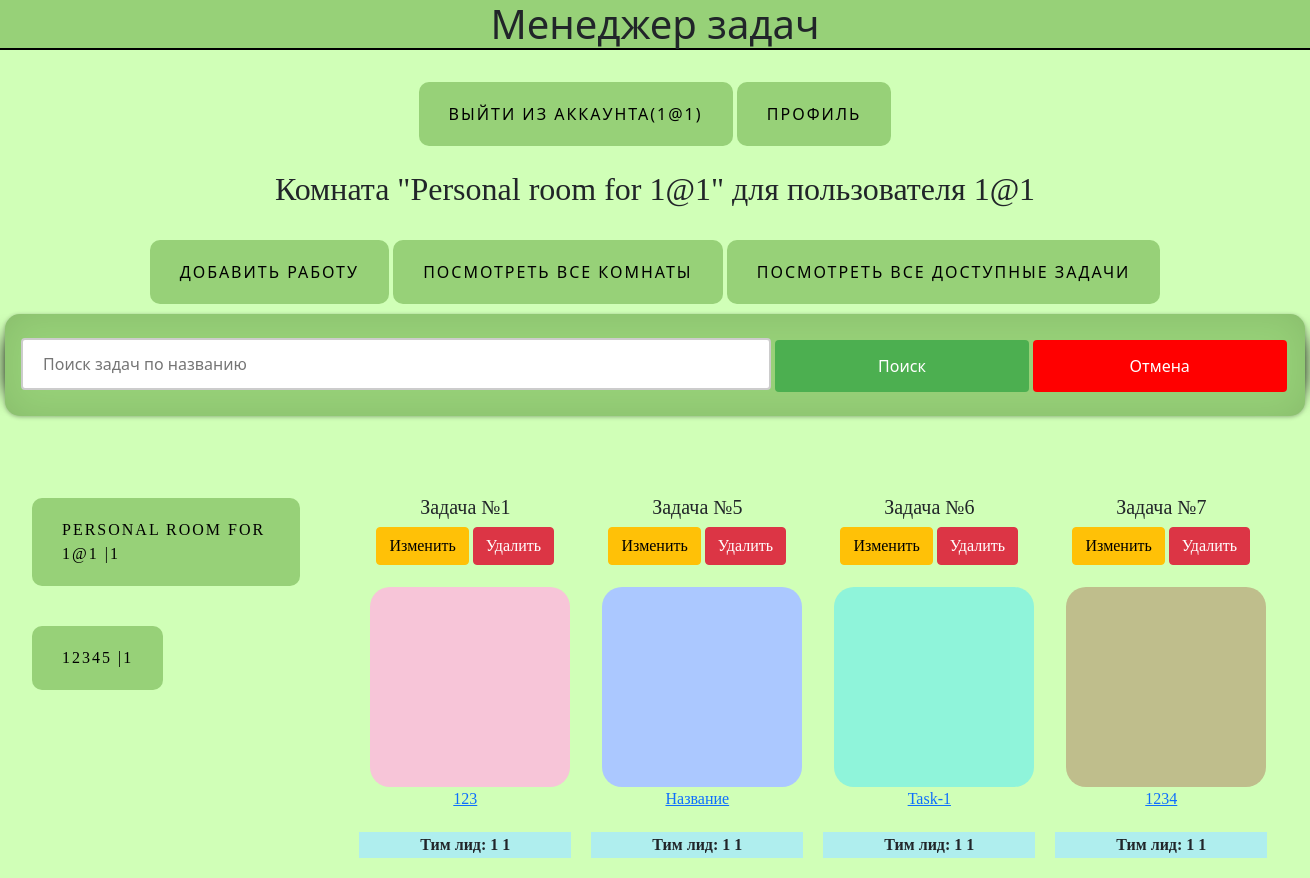
/alljobs/1 (signed in), run on the app's committed database.
### data/users.py (models this page shows, shortened)
class User(SqlAlchemyBase, UserMixin):
    __tablename__ = "users"
    id = sqlalchemy.Column(sqlalchemy.Integer, primary_key=True, autoincrement=True)
    surname = sqlalchemy.Column(sqlalchemy.String, nullable=True)
    name = sqlalchemy.Column(sqlalchemy.String, nullable=True)
    age = sqlalchemy.Column(sqlalchemy.Integer, nullable=True)
    position = sqlalchemy.Column(sqlalchemy.String, nullable=True)
    speciality = sqlalchemy.Column(sqlalchemy.String, nullable=True)
    address = sqlalchemy.Column(sqlalchemy.String, nullable=True)
    email = sqlalchemy.Column(sqlalchemy.String, nullable=True, unique=True, index=True)
    password_hash = sqlalchemy.Column(sqlalchemy.String, nullable=True)
    modified_date = sqlalchemy.Column(sqlalchemy.DateTime, default=datetime.datetime.now)
    current_room = sqlalchemy.Column(sqlalchemy.Integer, sqlalchemy.ForeignKey('rooms.id'), nullable=True)

### data/rooms.py (models this page shows)
class Rooms(SqlAlchemyBase, UserMixin):
    __tablename__ = "rooms"
    id = sqlalchemy.Column(sqlalchemy.Integer, primary_key=True, autoincrement=True)
    title = sqlalchemy.Column(sqlalchemy.String, nullable=True)
    about = sqlalchemy.Column(sqlalchemy.String, nullable=True)
    team_leader = sqlalchemy.Column(sqlalchemy.Integer, sqlalchemy.ForeignKey('users.id'), nullable=True)
    tasks = sqlalchemy.Column(sqlalchemy.String, sqlalchemy.ForeignKey('jobs.id'), nullable=True)
    collaborators = sqlalchemy.Column(sqlalchemy.String, nullable=True)

### data/jobs.py (models this page shows)
class Jobs(SqlAlchemyBase):
    __tablename__ = "jobs"
    id = sqlalchemy.Column(sqlalchemy.Integer, primary_key=True, autoincrement=True)
    team_leader = sqlalchemy.Column(sqlalchemy.Integer, sqlalchemy.ForeignKey('users.id'), nullable=True)
    job = sqlalchemy.Column(sqlalchemy.String, nullable=True)
    work_size = sqlalchemy.Column(sqlalchemy.Integer, nullable=True)
    collaborators = sqlalchemy.Column(sqlalchemy.String, nullable=True)
    is_finished = sqlalchemy.Column(sqlalchemy.Integer, default=False)
    start_date = sqlalchemy.Column(sqlalchemy.DateTime, default=datetime.datetime.now, nullable=True)
    end_date = sqlalchemy.Column(sqlalchemy.DateTime, default=datetime.datetime.now, nullable=True)
    user = orm.relationship("User")
    intensity_level = orm.relationship("IntensityLevel", secondary="association",  backref="jobs")
    description = sqlalchemy.Column(sqlalchemy.String, nullable=True)

### main.py (the view, shortened to what this page needs)
@app.route('/alljobs/<int:id>')
@login_required
def all_jobs(id):
    db_sess = db_session.create_session()
    data = []
    ct = 0
    current_room = db_sess.query(Rooms).filter(Rooms.id == id).first()
    if current_room is not None:
        if current_room.collaborators:
            if str(current_user.id) in [str(current_room.team_leader)] + current_room.collaborators.split(","):
                if current_room.tasks is not None:
                    x = current_room.tasks.split(", ")
                else:
                    x = None
                if x and not (len(x) == 1 and not x[0]):
                    available_tasks = tuple(map(int, x))
                else:
                    available_tasks = ()
                for el in db_sess.query(Jobs):
                    if el.id in available_tasks and el.collaborators.split(',') and str(current_user.id) in el.collaborators.split(',') + [str(el.team_leader)]:
                        team_leader = f"{el.user.name} {el.user.surname}"
                        cover = str(random.randint(1, 20)) + ".png"
                        data.append((el.job, team_leader, el.id, cover))
                ans = []
                i = 0
                while i < len(data):
                    curr = []
                    for j in range(4):
                        if i >= len(data):
                            break
                        curr.append(data[i])
                        i += 1
                    ans.append(curr)
                rooms = []
                for el in db_sess.query(Rooms).filter(
                        (Rooms.team_leader.like(current_user.id) | Rooms.collaborators.like(
                            f'%{current_user.id}%'))).all():
                    rooms.append((f"{el.title} |{el.team_leader}", el.id))
                notes1 = []
                for i in dbs.query(Notifications).all():
                    if i.users:
                        a = i.users.split(',')
                        if current_user.email in a:
                            notes1.append((i.text))
                            a.remove(current_user.email)
                            i.users = ','.join(a)
                    else:
                        dbs.delete(i)
                print(notes1)
                dbs.commit()
                return render_template('alljobs.html', label="Поиск задач по названию", ans=ans, rooms=rooms,
                                       crId=current_room.id, crU=current_user.email, notes1=notes1,
                                       crR=current_room.title)
            else:
                return render_template('not_allowed.html', room_id=current_user.current_room, f_pr=True)
        else:
            if current_user.id in [current_room.team_leader]:
                if current_room.tasks is not None:
                    x = current_room.tasks.split(", ")
                else:
                    x = None
                if x and not (len(x) == 1 and not x[0]):
                    available_tasks = tuple(map(int, x))
                else:
                    available_tasks = ()
                for el in db_sess.query(Jobs):
                    if el.id in available_tasks:
                        team_leader = f"{el.user.name} {el.user.surname}"
                        cover = str(random.randint(1, 20)) + ".png"
                        data.append((el.job, team_leader, el.id, cover))
                ans = []
                i = 0
                while i < len(data):
                    curr = []
                    for j in range(4):
                        if i >= len(data):
                            break
                        curr.append(data[i])
                        i += 1
                    ans.append(curr)
                rooms = []
                for el in db_sess.query(Rooms).filter(
                        (Rooms.team_leader.like(current_user.id) | Rooms.collaborators.like(
                            f'%{current_user.id}%'))).all():
                    rooms.append((f"{el.title} |{el.team_leader}", el.id))
                notes1 = []
                return render_template('alljobs.html', label="Поиск задач по названию", ans=ans, rooms=rooms,
                                       crId=current_room.id, crU=current_user.email, notes1=notes1,
                                       crR=current_room.title)
            else:
                return render_template('not_allowed.html', room_id=current_user.current_room, f_pr=True)
    else:
        return render_template('not_allowed.html', room_id=current_user.current_room, f_pr=True)

### data/db_session.py (called while the page is built)
def create_session() -> Session:
    global __factory
    return __factory()

### main.py (called while the page is built)
@login_manager.user_loader
def load_user(user_id):
    db_sess = db_session.create_session()
    return db_sess.query(User).get(user_id)

### templates/alljobs.html (shortened to what this page needs)
{% extends "base.html" %}
{% block content %}
<br><h2 id="spec2">Комната "{{ crR }}" для пользователя {{ crU }}</h2><br>
<aside>{% if current_user.is_authenticated %}
<a href="/addjob/{{ crId }}" class="name_btn2">Добавить работу</a>
{% endif %}
<a href="/allrooms" class="name_btn2">Посмотреть все комнаты</a>
    <a href="/alltasks" class="name_btn2">Посмотреть все доступные задачи</a></aside>
<form action="/search/{{ crId }}" method="POST">
    <input type="text" name="query" placeholder="{{ label }}">
    <button type="submit" class="btn btn-success">Поиск</button>
    <a href="/alljobs/{{ crId }}" id="reset-btn" class="btn btn-danger">Отмена</a>
</form>
<br><br>
<div id="parent1">
    <div id="room_list">
        {% for room in rooms %}
        <ol>
            <br><a href="/alljobs/{{ room[1] }}">
            <li id='roomss'>{{ room[0] }}</li>
        </a>
        </ol>
        {% endfor %}
    </div>
    {% for data in ans %}
    <table id="main_table">
        <tr id="job_name">
            {% for row in data %}
            <td>
                <h5>Задача №{{ row[2] }}</h5>
                <div class="buttons">
                    <a href="/addjob/{{ crId }}/{{ row[2] }}" class="btn btn-warning">Изменить</a>
                    <a href="/job_delete/{{ crId }}/{{ row[2] }}" class="btn btn-danger">Удалить</a>
                </div>
            </td>
            {% endfor %}
        </tr>
        <tr id="job_cover" style="border-radius: 20px;">
            {% for row in data %}
            <td>
                <a href="/job_description/{{row[2]}}/{{crId}}">
                    <img src="{{ url_for('static', filename='covers/' + row[3]) }}" id="job_img"
                         style="border-radius: 20px;"/>
                    <div class="CoverText">{{ row[0] }}</div>
                </a>
            </td>
            {% endfor %}
        </tr>
        <tr id="job_teamlead">
            {% for row in data %}
            <td>
                Тим лид: {{row[1]}}
            </td>
            {% endfor %}
        </tr>
    </table>
</div>
{% endfor %}
{% endblock %}

### templates/base.html (shortened to what this page needs)
<!DOCTYPE html>
<html lang="en">
<head>
    <link rel="stylesheet"
                    href="https://cdn.jsdelivr.net/npm/bootstrap@5.0.0-beta1/dist/css/bootstrap.min.css"
>
    <link rel="stylesheet" type="text/css" href="{{ url_for('static', filename='style/style.css') }}" />
    </head>
    <body>
        <h1 id = 'titles'>Менеджер задач</h1>
        <br>
        <nav><a>
            {% if current_user.is_authenticated %}
                <aside><a class="name_btn" href="/logout">выйти из аккаунта({{ current_user.email }})</a>
                <a class="name_btn" href="/profile">Профиль</a></aside>
            {% endif %}
        </a></nav>
         {% block content %}
         {% endblock content %}
    </body>
</html>

### static/style/style.css (style rules this page uses)
body { background-color: #D0FFB7; }
form { display: block; width: 1300px; margin-left: auto; margin-right: auto; border-radius: 15px; background: #97D178; padding-left: 50px; padding-right: 50px; padding-top: 20px; padding-bottom: 20px; margin: 10px auto; padding: 1em; box-shadow: 0 1px 4px rgba(0, 0, 0, .3), -23px 0 20px -23px rgba(0, 0, 0, .8), 23px 0 20px -23px rgba(0, 0, 0, .8), 0 0 40px rgba(0, 0, 0, .1) inset; }
#titles { border-bottom: 2px solid black; background-color: #97D178; }
img { margin-left: 10px; }
h2, div, .buttons, table { font-family: cursive; display: block; }
h1, h2, aside { text-align: center; }
#parent1 { display: flex; }
#room_list { width: 300px; }
#main_table { border-collapse: separate; border-spacing: 20px; margin-left: 3%; margin-right: 3%; max-width: 70%; }
#job_name { text-align: center; font-weight: bold; width: 250px; word-wrap: break-word; }
#job_cover { text-align: center; width: 250px; word-wrap: break-word; }
#job_img { height: 200px; width: 200px; }
#job_teamlead { text-align: center; font-weight: bold; width: 250px; word-wrap: break-word; }
.name_btn { text-decoration: none; display: inline-block; color: black; padding: 20px 30px; border-radius: 10px; text-transform: uppercase; letter-spacing: 2px; background-color: #97D178; background-size: 200% auto; transition: .3s; }
.name_btn2 { text-decoration: none; display: inline-block; color: black; margin-left: auto; margin-right: auto; padding: 20px 30px; border-radius: 10px; text-transform: uppercase; letter-spacing: 2px; background-color: #97D178; background-size: 200% auto; transition: .3s; }

### templates/alljobs.html (style rules this page uses)
#job_teamlead { border: 1px; background-color: #AFEEEE; border: }
#roomss { text-decoration: none; display: inline-block; color: black; padding: 20px 30px; border-radius: 10px; text-transform: uppercase; letter-spacing: 2px; background-color: #97D178; background-size: 200% auto; transition: .3s; }
input[type="text"] { width: 750px; padding: 12px 20px; margin: 8px 0; box-sizing: border-box; border: 2px solid #ccc; border-radius: 4px; }
button[type="submit"] { width: 20%; background-color: #4CAF50; color: white; padding: 14px 20px; margin: 8px 0; border: none; border-radius: 4px; cursor: pointer; }
#reset-btn { width: 20%; background-color: red; color: white; padding: 14px 20px; margin: 8px 0; border: none; border-radius: 4px; cursor: pointer; }

### data on the page
User: email "1@1"
Rooms: title "Personal room for 1@1"
Jobs: row "1", shows a picture, job "123", team_leader "1 1"
Jobs: id "5", shows a picture, job "Название", team_leader "1 1"
Jobs: id "6", shows a picture, job "Task-1", team_leader "1 1"
Jobs: id "7", shows a picture, job "1234", team_leader "1 1"

### other printed values
{{ room[0] }} "PERSONAL ROOM FOR 1@1 |1" "12345 |1"
